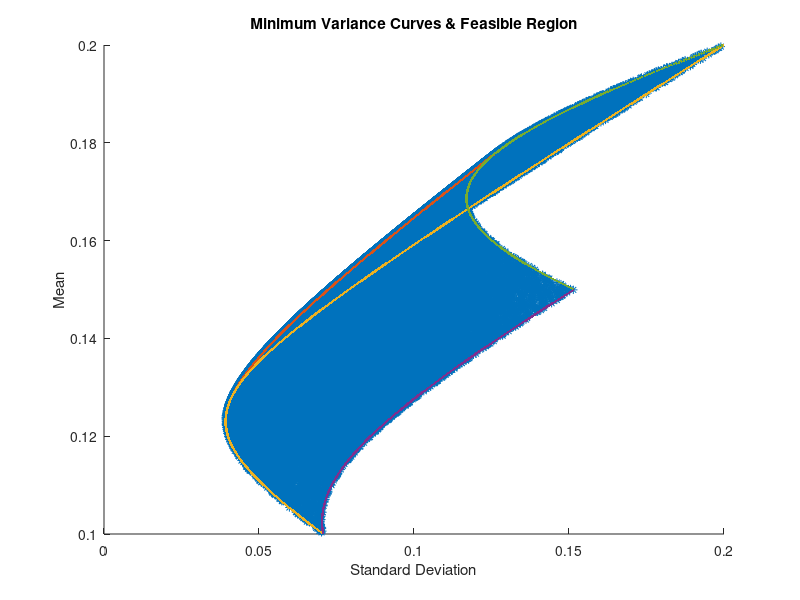
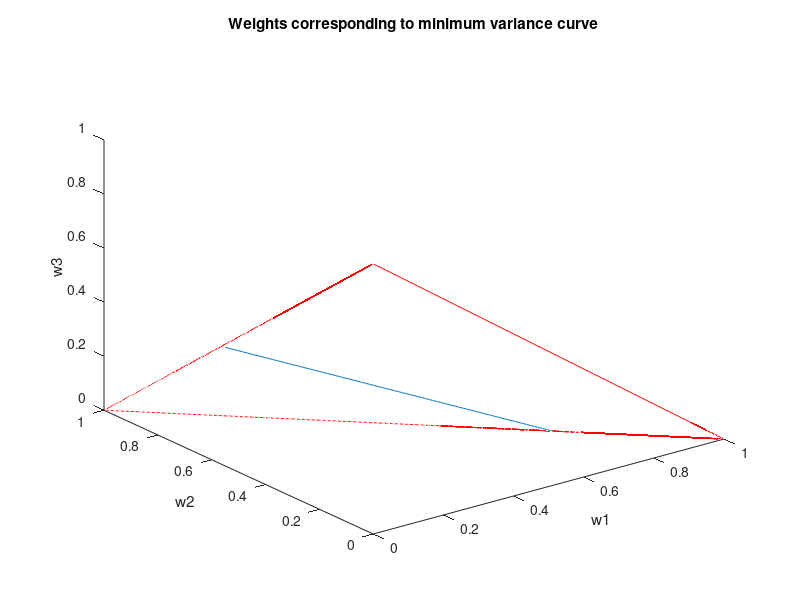

These figures' MATLAB source, in order:
clear;
clc;

m = [0.1 0.2 0.15];
c = [0.005 -0.010 0.004; -0.010 0.040 -0.002; 0.004 -0.002 0.023];
u = ones(1,3);

w_opt = (u*inv(c))/(u*inv(c)*u');
m_opt = w_opt*m';
sig_opt = sqrt(w_opt*c*w_opt');
p = zeros(250,2);
k = zeros(250,3);
p(:,2) = m_opt;
j = 0;
for i = 1:250
    w_temp=[0 0 -1];
    while(min(w_temp)<0)
        p(i,2) = m_opt+((-1)^j)*j*0.0001;
        w_temp = (det([1 u*inv(c)*m';p(i,2) m*inv(c)*m'])*u*inv(c) + det([u*inv(c)*u' 1;m*inv(c)*u' p(i,2)])*m*inv(c))/det([u*inv(c)*u' u*inv(c)*m';m*inv(c)*u' m*inv(c)*m']);
        j = j+1;
    end
    k(i,:) = w_temp;
    p(i,1) = sqrt(w_temp*c*w_temp');
end

q = zeros(100000,2);
w_temp = [0 0 -1];
qq = rand(100000,3);
for i = 1:100000
    qq(i,:) = qq(i,:)/sum(qq(i,:));
    q(i,1) = sqrt(qq(i,:)*c*qq(i,:)');
    q(i,2) = qq(i,:)*m';
end
scatter(q(:,1),q(:,2),'yellow','*');
hold on;
scatter(p(:,1),p(:,2),'blue','.');
title('Minimum Variance Curves & Feasible Region');
xlabel('Standard Deviation');
ylabel('Mean');

mm = m;
mm(:,3)=[];
cc = c;
cc(:,3)=[];
cc(3,:)=[];
uu = ones(1,2);
w_opt = (uu*inv(cc))/(uu*inv(cc)*uu');
m_opt = w_opt*mm';
sig_opt = sqrt(w_opt*cc*w_opt');
p = zeros(500,2);
k3 = zeros(500,2);
p(:,2) = m_opt;
j = 0;
for i = 1:500
    w_temp=[0 0 -1];
    while(min(w_temp)<0)
        p(i,2) = m_opt+((-1)^j)*j*0.0001;
        w_temp = (det([1 uu*inv(cc)*mm';p(i,2) mm*inv(cc)*mm'])*uu*inv(cc) + det([uu*inv(cc)*uu' 1;mm*inv(cc)*uu' p(i,2)])*mm*inv(cc))/det([uu*inv(cc)*uu' uu*inv(cc)*mm';mm*inv(cc)*uu' mm*inv(cc)*mm']);
    j = j+1;
    end
    k3(i,:) = w_temp;
    p(i,1) = sqrt(w_temp*cc*w_temp');
end
scatter(p(:,1),p(:,2),'red','.');

mm = m;
mm(:,2)=[];
cc = c;
cc(:,2)=[];
cc(2,:)=[];
uu = ones(1,2);
w_opt = (uu*inv(cc))/(uu*inv(cc)*uu');
m_opt = w_opt*mm';
sig_opt = sqrt(w_opt*cc*w_opt');
p = zeros(250,2);
k2 = zeros(250,2);
p(:,2) = m_opt;
j = 0;
for i = 1:250
    w_temp=[0 0 -1];
    while(min(w_temp)<0)
        p(i,2) = m_opt+((-1)^j)*j*0.0001;
        w_temp = (det([1 uu*inv(cc)*mm';p(i,2) mm*inv(cc)*mm'])*uu*inv(cc) + det([uu*inv(cc)*uu' 1;mm*inv(cc)*uu' p(i,2)])*mm*inv(cc))/det([uu*inv(cc)*uu' uu*inv(cc)*mm';mm*inv(cc)*uu' mm*inv(cc)*mm']);
    j = j+1;
    end
    k2(i,:) = w_temp;
    p(i,1) = sqrt(w_temp*cc*w_temp');
end
scatter(p(:,1),p(:,2),'red','.');

mm = m;
mm(:,1)=[];
cc = c;
cc(:,1)=[];
cc(1,:)=[];
uu = ones(1,2);
w_opt = (uu*inv(cc))/(uu*inv(cc)*uu');
m_opt = w_opt*mm';
sig_opt = sqrt(w_opt*cc*w_opt');
p = zeros(250,2);
k1 = zeros(250,2);
p(:,2) = m_opt;
j = 0;
for i = 1:250
    w_temp=[0 0 -1];
    while(min(w_temp)<0)
        p(i,2) = m_opt+((-1)^j)*j*0.0001;
        w_temp = (det([1 uu*inv(cc)*mm';p(i,2) mm*inv(cc)*mm'])*uu*inv(cc) + det([uu*inv(cc)*uu' 1;mm*inv(cc)*uu' p(i,2)])*mm*inv(cc))/det([uu*inv(cc)*uu' uu*inv(cc)*mm';mm*inv(cc)*uu' mm*inv(cc)*mm']);
    j = j+1;
    end
    k1(i,:) = w_temp;    
    p(i,1) = sqrt(w_temp*cc*w_temp');
end
scatter(p(:,1),p(:,2),'red','.');
hold off;

figure();
plot3(k(:,1),k(:,2),k(:,3));
title('Weights corresponding to minimum variance curve');
xlabel('w1');
ylabel('w2');
zlabel('w3');
hold on;
plot3(zeros(250,1),k1(:,1),k1(:,2),'red');
plot3(k2(:,1),zeros(250,1),k2(:,2),'red');
plot3(k3(:,1),k3(:,2),zeros(500,1),'red');
hold off;